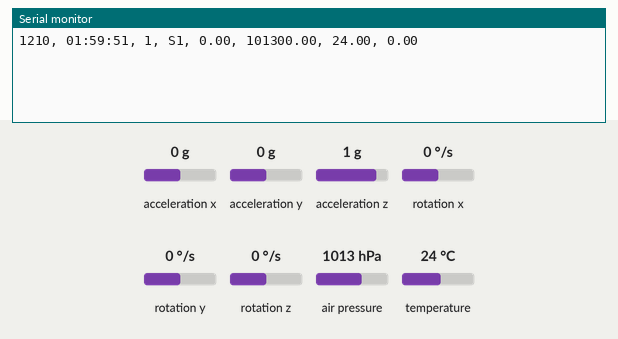
This sketch was run on a simulated Arduino Uno, built with avr-gcc and run on an emulated ATmega328P. On the bench: the last lines printed to the serial monitor. Wiring (inferred from the names in the program): MPU-6050 motion sensor at I2C address 0x69. Inputs (shaded band) come from the test bench; at power-on: rotation z 0 °/s, air pressure 1013 hPa, temperature 24 °C, acceleration x 0 g, acceleration y 0 g, acceleration z 1 g, rotation x 0 °/s, rotation y 0 °/s. The local clock reads 2024-03-15 10:24:30 at power-on unless the sketch sets it.

Above: at 1.3 s.
1.4 s: rotation z set to -192 °/s
At 2.7 s:
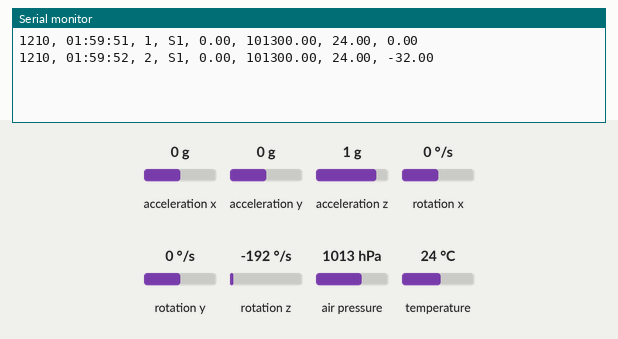
2.9 s: air pressure set to 952 hPa
At 4.0 s:
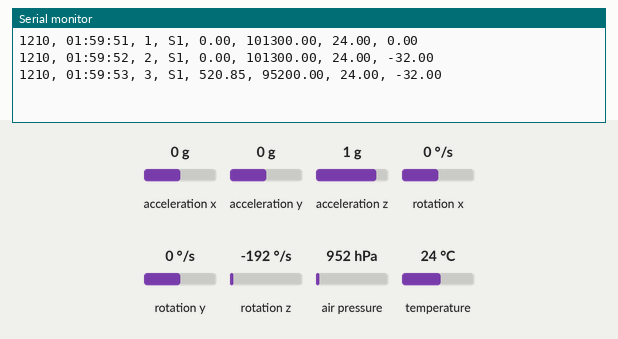
4.4 s: temperature set to 12 °C
At 5.8 s:
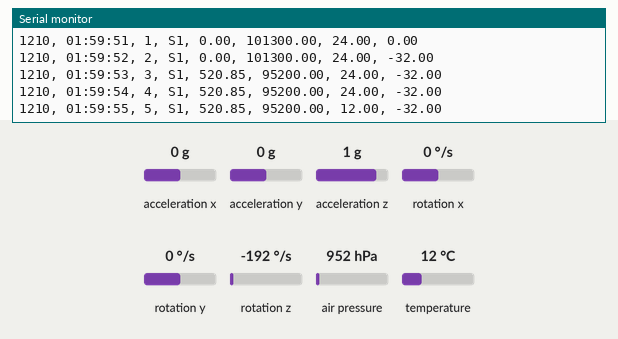
Timing chart, 0 to 7.4 s (numbered marks = the images above; inputs shaded):
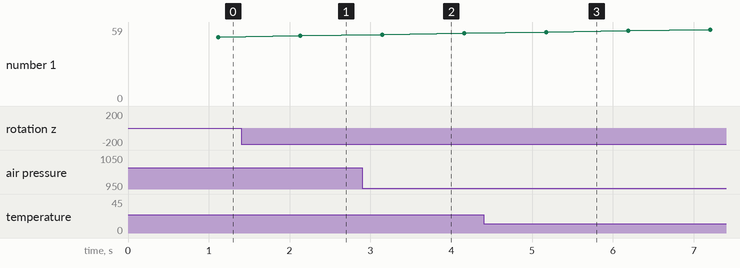

Measured:
- after the input at 1.4 s, the serial monitor: prints a new line after 0.73 s (image 1)
- after the input at 2.9 s, the serial monitor: prints a new line after 0.25 s (image 2)
- after the input at 4.4 s, the serial monitor: prints a new line after 0.78 s (image 3)

The sketch:

FlightSoftwareMapleSeed.ino
```cpp
//Libaries
#include <Wire.h>
#include <RTClib.h>
#include <Adafruit_BMP280.h>
#include <SoftwareSerial.h>
#include "GY521.h"
#include <SPI.h>


//TeleArray Position
#define TeleID 0
#define TeleMissionTimeHour 1 //RTC Time set to UTC in format hh:mm:ss
#define TeleMissionTimeMin 2
#define TeleMissionTimeSec 3
#define TelePacket 4 //Number of times the telemetry has been transmitted
//#define TelePacketType 5 //ASVII character C for container S1 for science payload 1 and S2 for science payload 2
                         // since array is using float values (hard code the payload type). Skip TeleArray[5]
#define TeleAlt 6 //BMP Altitude
#define TelePressure 7 //BMP Pressure
#define TeleTemp 8 //BMP Temperature
#define TeleRotationRate 9 //Gyro Rotation Rate

#define TeleArrayLength 10 //Array Length
#define TeamID 1210 //Team ID


// Pin Declarations
#define deployPinA 7// release mechanism
#define deployPinB 8// release mechanism
#define buzzerPin 9 // check is payload needs buzzer

// Sensor Declarations
Adafruit_BMP280 bmp;
RTC_DS3231 rtc;
GY521 sensor(0x69);


//Global Variables
int packetCount = 0;

// seperate the array in to 2 different arrays
//(one integer and the second one is a float)
int TeleArray1[5];
float TeleArray2[TeleArrayLength];

long teleTime;
long teleTime2 = 0;
boolean hasReset = false;

// main loop
void setup() {
  Serial.begin(9600);
  setupFunctions();
  TeleArray1[TeleID] = TeamID;
  teleTime = millis();
  teleTime2 = millis();
}

void loop() {
  if (teleTime - teleTime2 > 1000){
    packetCount++;
    getData();
    transmitData();
    teleTime2 = millis();
  }
  teleTime = millis();
}
```

BMP280.ino
```cpp
/*
* BMP 280 from Adafruit
* Measures Altitude, Temperature, and Pressure
* Vin - 5V or 3.3V
* GND - Ground
* SCK - SCL or A5
* SDI - SDA or A4
* Pull-up Resistors - Connect Voltage to SDK and SDI using a resistor (~10kohm)
* I2C address of 0x0C and 0x77
*/

float seaLevelPressure;

void setupBMP(){
  bmp.begin();
  // Sea Level Pressure must be in hPa for the readAltitude() function
  seaLevelPressure = bmp.readPressure()/100;
}

float getTemp(){
  return bmp.readTemperature();
}

float getAlt(){
  return bmp.readAltitude(seaLevelPressure); // Takes pressure in hPa
}

float getPressure(){
  return bmp.readPressure();
}
```

MPU6050.ino
```cpp
/*
* GY-521 MPU 6050
* Measures Temperature and Rotation Speed
* Vin - 5V or 3.3V
* GND - Ground
* SCK - SCL or A5
* SDI - SDA or A4
* I2C address of normally 0x68(interfere with RTC DS3221)
* set AD0 on MPU to set new I2C address to 0x69
*/

float RPM;

void setupMPU(){
// initialize MPU6050
  delay(100);
  while (sensor.wakeup() == false)
  {
    Serial.print(millis());
    Serial.println("\tCould not connect to GY521");
    delay(1000);
  }

  sensor.setAccelSensitivity(0);  // 2g
  sensor.setGyroSensitivity(2);   // 2 = 1000 degrees/s
  sensor.setThrottle();

   // set callibration values from calibration sketch.
  sensor.axe = 0;
  sensor.aye = 0;
  sensor.aze = 0;
  sensor.gxe = 0;
  sensor.gye = 0;
  sensor.gze = 0;
}

float getRotation(){ // orignally in degrees per second
  sensor.read();
  return (float)(sensor.getGyroZ()/6);// divide by 6 to convert to RPM
}
```

RTC3231.ino
```cpp
/*
* Date and time functions using a DS1307 RTC connected via I2C and Wire lib
* I2C address of 0x68
* DS3231 Model
* 5V
* SDA - A4
* SCL - A5
*/

void setupRTC(){
  rtc.begin();
  if (hasReset == false){
      rtc.adjust(DateTime(2019, 1, 5, 1, 59, 50));
  }
}

//int getSeconds(){
//  DateTime now = rtc.now();
//  return ((int)now.second() + 60*(int)now.minute() + 3600*(int)now.hour());
//}

int getSecond(){
  DateTime now = rtc.now();
  return now.second();
}

int getMinute(){
  DateTime now = rtc.now();
  return now.minute();
}

int getHour(){
  DateTime now = rtc.now();
  return now.hour();
}

//void setupRTC(){
//  Clock.setClockMode(false);  // set to 24h
//
//  Clock.setHour(0);  // set Hour
//  Clock.setMinute(0);// set Minute
//  Clock.setSecond(25);// set Second
//
//}
//
//int getHours(){
//  Clock.getHour(h12, PM);
//}
//
//int getMinutes(){
//  Clock.getMinute();
//}
//
//int getSeconds(){
//  Clock.getSecond();
//}
```

Staging.ino
```cpp
void setupFunctions(){
  Wire.begin();
  setupBMP();
  setupRTC();
  setupMPU();
}

/*
 * Obtains data from sensors
 * Used in FlightSoftware.ino
 * Different from getData2() since this data only needs to be updated
 * once per second or whenever it is needed
 */
void getData(){
  TeleArray1[TeleMissionTimeHour] = getHour();
  TeleArray1[TeleMissionTimeMin] = getMinute();
  TeleArray1[TeleMissionTimeSec] = getSecond();
  TeleArray2[TeleTemp] = getTemp();
  TeleArray2[TelePressure] = getPressure();
  TeleArray2[TeleAlt] = getAlt();
  TeleArray2[TeleRotationRate] = getRotation();
  TeleArray1[TelePacket] = packetCount;
}


void transmitData()
{
  Serial.print(TeleArray1[TeleID]);
  Serial.print(", ");
  if(TeleArray1[TeleMissionTimeHour] < 10)      // ----------
    Serial.print("0");                          // |
  Serial.print(TeleArray1[TeleMissionTimeHour]);// |
  Serial.print(":");                            // |  Simple if statements to pad
  if(TeleArray1[TeleMissionTimeMin] < 10)       // |  zeros for the time values to
    Serial.print("0");                          // |  fit the format hh:mm:ss
  Serial.print(TeleArray1[TeleMissionTimeMin]); // |
  Serial.print(":");                            // |
  if(TeleArray1[TeleMissionTimeSec] < 10)       // |
    Serial.print("0");                          // |
  Serial.print(TeleArray1[TeleMissionTimeSec]); // ----------
  Serial.print(", ");
  Serial.print(TeleArray1[TelePacket]);
  Serial.print(", ");
  Serial.print("S1"); // Hard code the Packet count (S1 or S2 or C)
  Serial.print(", ");
  Serial.print(TeleArray2[TeleAlt]);
  Serial.print(", ");
  Serial.print(TeleArray2[TelePressure]);
  Serial.print(", ");
  Serial.print(TeleArray2[TeleTemp]);
  Serial.print(", ");
  Serial.print(TeleArray2[TeleRotationRate]);
  Serial.print("\n");
}

/*
 * Checks if any commands have been received through the Serial Monitor
 * This would be done through the XBee and the groundstation
 */
//void receiveRadioData() {
//  if (Serial.available()) {
//    String RadioReceive = Serial.readString();
//    if (RadioReceive == "A")
//    {
//      digitalWrite(deployPinA, HIGH);
//    }
//    if (RadioReceive == "B"){
//      digitalWrite(deployPinB, HIGH);
//    }
//  }
//}
```
